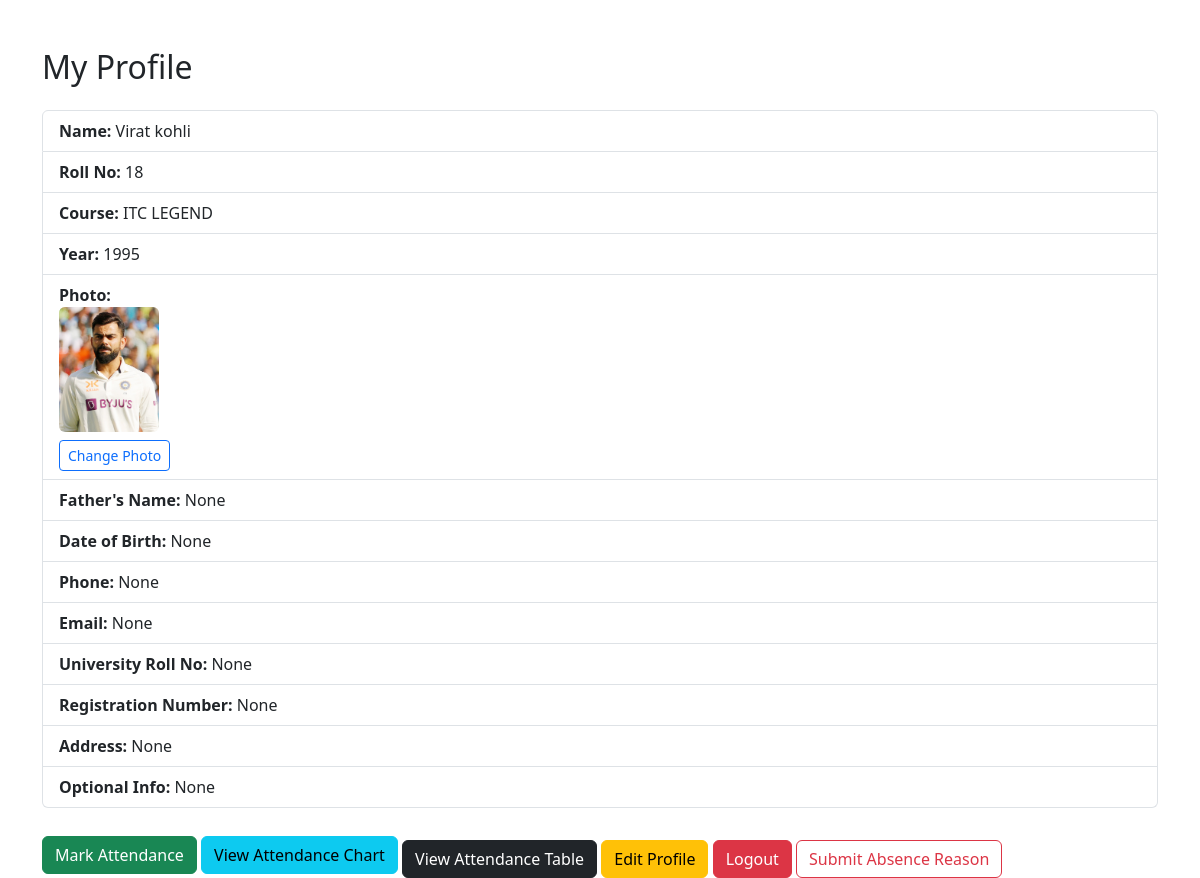
Page /students/profile/ (signed in) on the committed database.
### students/models.py (models this page shows, shortened)
class Student(models.Model):
    user = models.OneToOneField(User, on_delete=models.CASCADE, null=True, blank=True)
    name = models.CharField(max_length=100)
    fathers_name = models.CharField(max_length=100, blank=True, null=True)
    dob = models.DateField("Date of Birth", blank=True, null=True)
    phone = models.CharField(max_length=15, blank=True, null=True)
    email = models.EmailField(blank=True, null=True)
    university_roll_no = models.CharField(max_length=50, blank=True, null=True)
    registration_number = models.CharField(max_length=50, blank=True, null=True)
    address = models.TextField(blank=True, null=True)
    image = models.ImageField(upload_to='student_images/', blank=True, null=True)
    year = models.IntegerField(blank=True, null=True)
    roll_no = models.CharField(max_length=20, blank=True, null=True)
    course = models.CharField(max_length=100, blank=True, null=True)
    optional_info = models.CharField(max_length=255, blank=True, null=True)

### students/views.py (the view)
# urls.py: path('profile/', views.my_profile, name='my_profile'),
@login_required
def my_profile(request):
    try:
        student = Student.objects.get(user=request.user)
    except Student.DoesNotExist:
        student = None
    return render(request, 'students/my_profile.html', {'student': student})

### students/templates/students/my_profile.html (shortened to what this page needs)
<!DOCTYPE html>
<html>
<head>
    <link href="https://cdn.jsdelivr.net/npm/bootstrap@5.3.0/dist/css/bootstrap.min.css" rel="stylesheet">
</head>
<body>
<div class="container mt-5">
    <h2 class="mb-4">My Profile</h2>
    {% if student %}
        <ul class="list-group">
            <li class="list-group-item"><strong>Name:</strong> {{ student.name }}</li>
            <li class="list-group-item"><strong>Roll No:</strong> {{ student.roll_no }}</li>
            <li class="list-group-item"><strong>Course:</strong> {{ student.course }}</li>
            <li class="list-group-item"><strong>Year:</strong> {{ student.year }}</li>
            <li class="list-group-item">
                <strong>Photo:</strong><br>
                {% if student.image %}
                    {% load static %}
                    <img src="{{ student.image.url }}" width="100" class="rounded">
                {% else %}
                    <span class="text-muted">No Image</span>
                {% endif %}
                <br>
                <a href="{% url 'update_photo' %}" class="btn btn-outline-primary btn-sm mt-2">Change Photo</a>
            </li>
            <li class="list-group-item"><strong>Father's Name:</strong> {{ student.fathers_name }}</li>
            <li class="list-group-item"><strong>Date of Birth:</strong> {{ student.dob }}</li>
            <li class="list-group-item"><strong>Phone:</strong> {{ student.phone }}</li>
            <li class="list-group-item"><strong>Email:</strong> {{ student.email }}</li>
            <li class="list-group-item"><strong>University Roll No:</strong> {{ student.university_roll_no }}</li>
            <li class="list-group-item"><strong>Registration Number:</strong> {{ student.registration_number }}</li>
            <li class="list-group-item"><strong>Address:</strong> {{ student.address }}</li>
            <li class="list-group-item"><strong>Optional Info:</strong> {{ student.optional_info }}</li>
        </ul>
    {% else %}
        <div class="alert alert-warning">No student profile found for your account.</div>
    {% endif %}
    <div class="mt-4">
        <a href="{% url 'mark_attendance' %}" class="btn btn-success">Mark Attendance</a>
        <a href="{% url 'attendance_chart' %}" class="btn btn-info">View Attendance Chart</a>
        <a href="{% url 'attendance_table' %}" class="btn btn-dark mt-2">View Attendance Table</a>
        <a href="{% url 'edit_profile' %}" class="btn btn-warning mt-2">Edit Profile</a>
        <a href="{% url 'logout' %}" class="btn btn-danger mt-2">Logout</a>
        <a href="{% url 'submit_absence_reason' %}" class="btn btn-outline-danger mt-2">Submit Absence Reason</a>
    </div>
</div>
</body>
</html>

### rows in the picture
Student: name "Virat kohli", roll_no "18", course "ITC LEGEND", year "1995", image (picture), fathers_name "None", dob "None", phone "None", email "None", university_roll_no "None", registration_number "None", address "None", optional_info "None"
